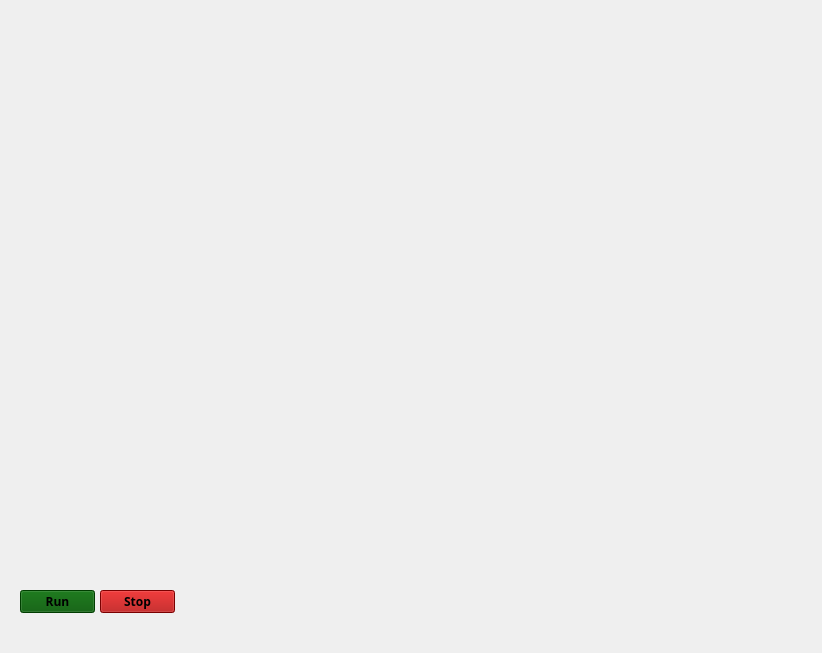
<?xml version="1.0" encoding="UTF-8"?>
<ui version="4.0">
 <class>GoneUi</class>
 <widget class="QMainWindow" name="GoneUi">
  <property name="geometry">
   <rect>
    <x>0</x>
    <y>0</y>
    <width>822</width>
    <height>653</height>
   </rect>
  </property>
  <property name="windowTitle">
   <string>MainWindow</string>
  </property>
  <widget class="QWidget" name="centralwidget">
   <widget class="QLabel" name="label">
    <property name="geometry">
     <rect>
      <x>10</x>
      <y>10</y>
      <width>811</width>
      <height>631</height>
     </rect>
    </property>
    <property name="text">
     <string/>
    </property>
    <property name="pixmap">
     <pixmap>Siri.gif</pixmap>
    </property>
    <property name="scaledContents">
     <bool>true</bool>
    </property>
   </widget>
   <widget class="QPushButton" name="pushButton">
    <property name="geometry">
     <rect>
      <x>20</x>
      <y>590</y>
      <width>75</width>
      <height>23</height>
     </rect>
    </property>
    <property name="font">
     <font>
      <family>Arial Black</family>
      <weight>75</weight>
      <bold>true</bold>
     </font>
    </property>
    <property name="cursor">
     <cursorShape>ClosedHandCursor</cursorShape>
    </property>
    <property name="styleSheet">
     <string notr="true">background-color:rgb(0, 85, 0)</string>
    </property>
    <property name="text">
     <string>Run</string>
    </property>
   </widget>
   <widget class="QPushButton" name="pushButton_2">
    <property name="geometry">
     <rect>
      <x>100</x>
      <y>590</y>
      <width>75</width>
      <height>23</height>
     </rect>
    </property>
    <property name="font">
     <font>
      <family>Arial Black</family>
      <weight>75</weight>
      <bold>true</bold>
     </font>
    </property>
    <property name="cursor">
     <cursorShape>OpenHandCursor</cursorShape>
    </property>
    <property name="styleSheet">
     <string notr="true">background-color:rgb(170, 0, 0)</string>
    </property>
    <property name="text">
     <string>Stop</string>
    </property>
   </widget>
   <widget class="QLabel" name="label_2">
    <property name="geometry">
     <rect>
      <x>10</x>
      <y>10</y>
      <width>201</width>
      <height>81</height>
     </rect>
    </property>
    <property name="text">
     <string/>
    </property>
    <property name="pixmap">
     <pixmap>Initiate.gif</pixmap>
    </property>
   </widget>
   <widget class="QTextBrowser" name="textBrowser">
    <property name="geometry">
     <rect>
      <x>170</x>
      <y>460</y>
      <width>256</width>
      <height>61</height>
     </rect>
    </property>
    <property name="font">
     <font>
      <family>Arial Black</family>
      <weight>75</weight>
      <bold>true</bold>
     </font>
    </property>
    <property name="styleSheet">
     <string notr="true">background:transparent;
border-radius:none;</string>
    </property>
   </widget>
   <widget class="QTextBrowser" name="textBrowser_2">
    <property name="geometry">
     <rect>
      <x>420</x>
      <y>460</y>
      <width>256</width>
      <height>61</height>
     </rect>
    </property>
    <property name="font">
     <font>
      <family>Arial Black</family>
      <weight>75</weight>
      <bold>true</bold>
     </font>
    </property>
    <property name="styleSheet">
     <string notr="true">background:transparent;
border-radius:none;
</string>
    </property>
   </widget>
  </widget>
 </widget>
 <resources/>
 <connections/>
</ui>
